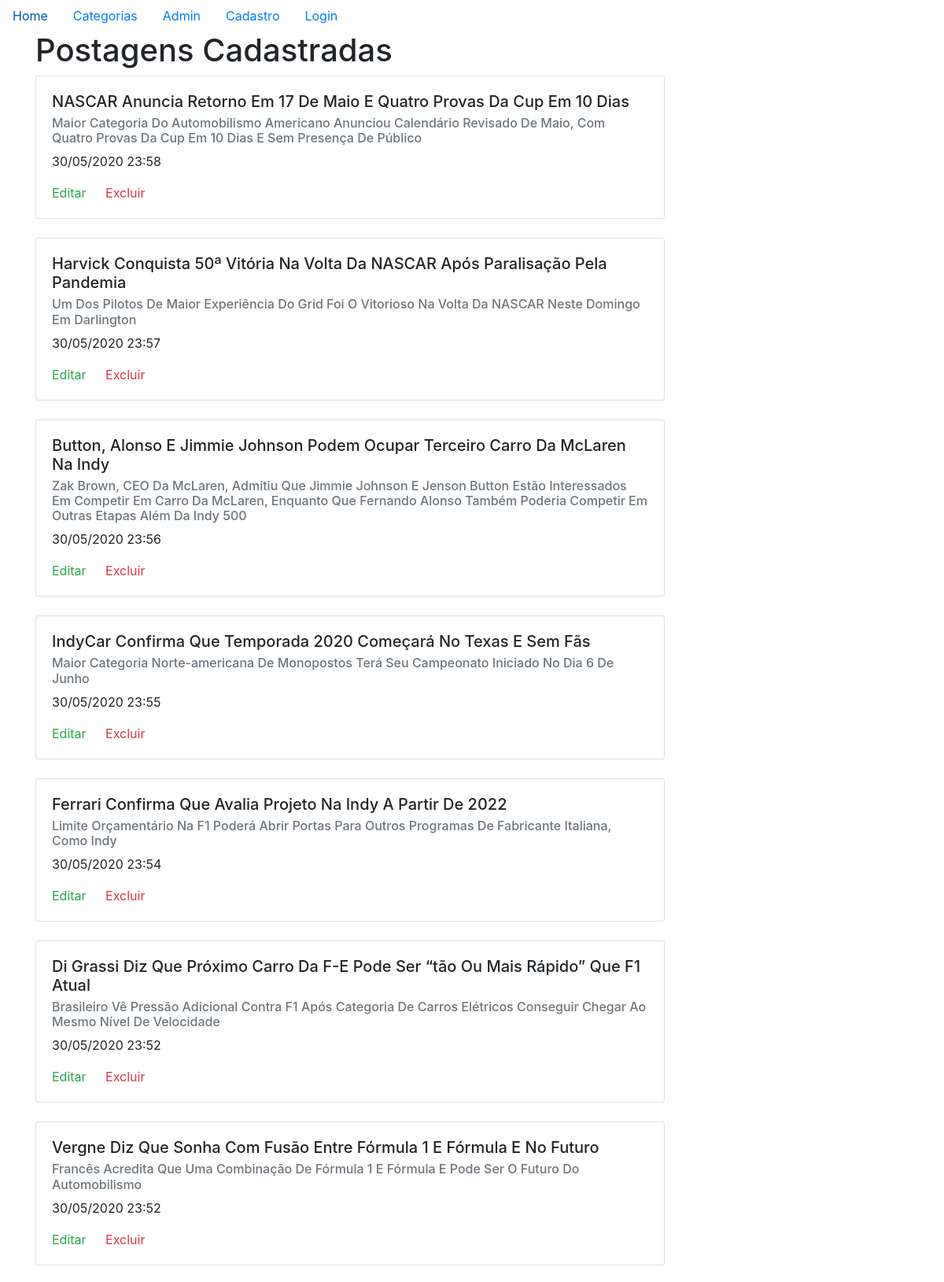
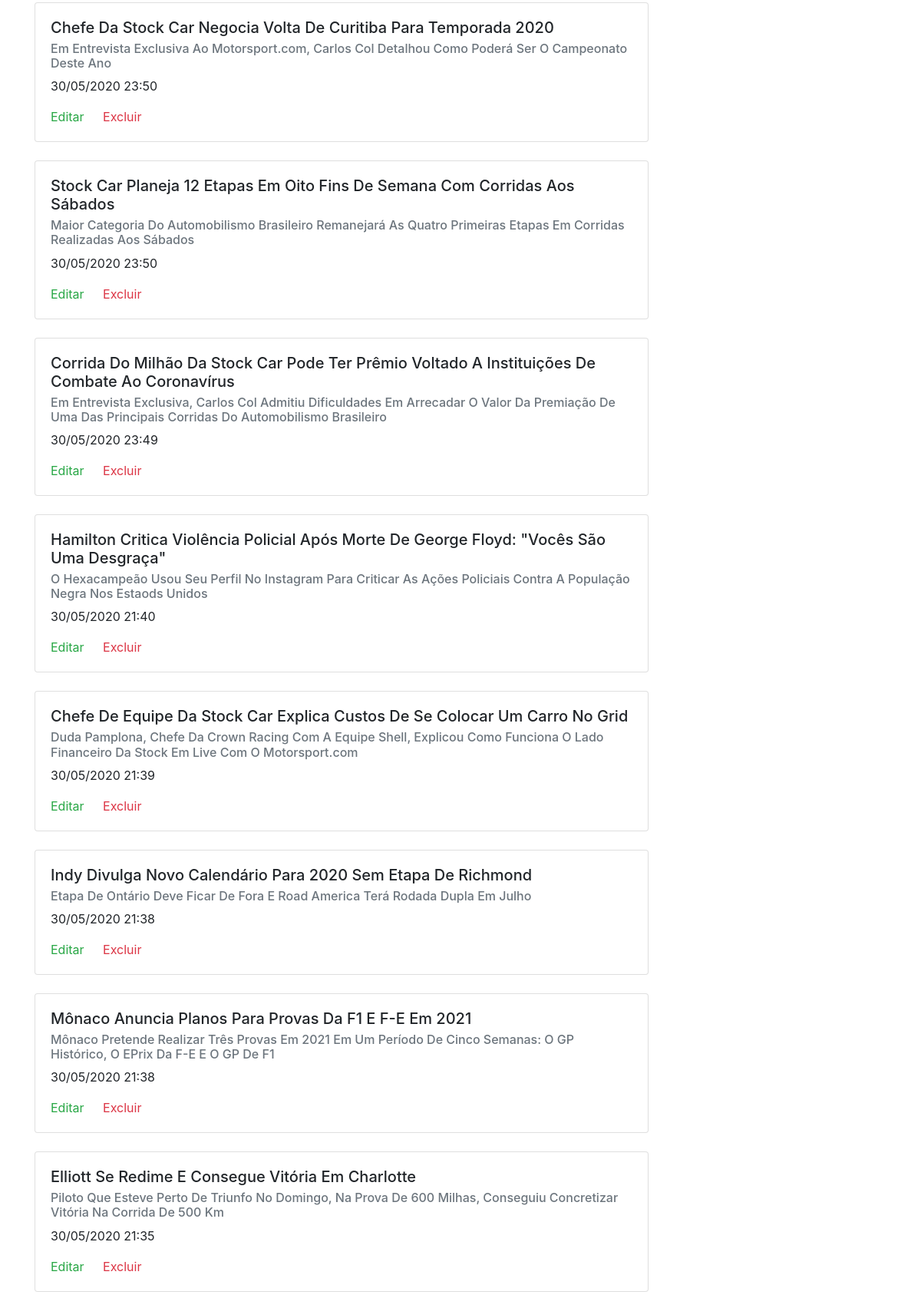
The app's page /?page=postagens (upper part) with its own data (2 pictures, top to bottom).
### tables this page shows
CREATE TABLE IF NOT EXISTS `postagens` (
  `id` int(11) NOT NULL AUTO_INCREMENT,
  `titulo` varchar(250) NOT NULL,
  `descricao` varchar(250) NOT NULL,
  `categoria` varchar(250) DEFAULT NULL,
  `noticia` text,
  `data_post` datetime DEFAULT CURRENT_TIMESTAMP,
  PRIMARY KEY (`id`)
);

### classes/Conexao.php (called while the page is built)
<?php
class Conexao{
    private static $pdo;
    public static function pdo(){
        if(!isset(self::$pdo)){
            self::$pdo = new PDO("mysql:host=localhost;dbname=blogautosports;charset=utf8", "root", "");
        }
        return self::$pdo;
    }
}

### classes/Postagem.php (called while the page is built, shortened)
<?php
class Postagem{
    public function read(){
        $sql = "SELECT * FROM postagens ORDER BY data_post DESC";
        $stmt = Conexao::pdo()->prepare($sql);
        $stmt->execute();
        if($stmt->rowCount() > 0){
            return $stmt->fetchAll();
        }
    }
}

### pages/postagens.php (the view)
<?php
$postagem = new Postagem();
$dados = $postagem->read();
?>
<h1>Postagens Cadastradas</h1>
<?php
foreach($dados as $dado):
?>
<div class="card mb-4" style="width: 50rem;">
  <div class="card-body">
    <h5 class="card-title"><?= $dado['titulo'];?></h5>
    <h6 class="card-subtitle mb-2 text-muted"><?= $dado['descricao'];?></h6>
    <p class="card-text"><?= date("d/m/Y H:i", strtotime($dado['data_post']));?></p>
    <a href="?page=editar&id=<?= $dado['id'];?>" class="card-link text-success">Editar</a>
    <a href="actions/delete.php?id=<?= $dado['id'];?>" class="card-link text-danger">Excluir</a>
  </div>
</div>
<?php endforeach; ?>

### records on screen
postagens: titulo "NASCAR Anuncia Retorno Em 17 De Maio E Quatro Provas Da Cup Em 10 Dias", descricao "Maior Categoria Do Automobilismo Americano Anunciou Calendário Revisado De Maio, Com Quatro Provas Da Cup Em 10 Dias E Sem Presença De Público", data_post "30/05/2020 23:58"
postagens: titulo "Harvick Conquista 50ª Vitória Na Volta Da NASCAR Após Paralisação Pela Pandemia", descricao "Um Dos Pilotos De Maior Experiência Do Grid Foi O Vitorioso Na Volta Da NASCAR Neste Domingo Em Darlington", data_post "30/05/2020 23:57"
postagens: titulo "Button, Alonso E Jimmie Johnson Podem Ocupar Terceiro Carro Da McLaren Na Indy", descricao "Zak Brown, CEO Da McLaren, Admitiu Que Jimmie Johnson E Jenson Button Estão Interessados Em Competir Em Carro Da McLaren, Enquanto Que Fernando Alonso Também Poderia Competir Em Outras Etapas Além Da Indy 500", data_post "30/05/2020 23:56"
postagens: titulo "IndyCar Confirma Que Temporada 2020 Começará No Texas E Sem Fãs", descricao "Maior Categoria Norte-americana De Monopostos Terá Seu Campeonato Iniciado No Dia 6 De Junho", data_post "30/05/2020 23:55"
postagens: titulo "Ferrari Confirma Que Avalia Projeto Na Indy A Partir De 2022", descricao "Limite Orçamentário Na F1 Poderá Abrir Portas Para Outros Programas De Fabricante Italiana, Como Indy", data_post "30/05/2020 23:54"
postagens: titulo "Di Grassi Diz Que Próximo Carro Da F-E Pode Ser “tão Ou Mais Rápido” Que F1 Atual", descricao "Brasileiro Vê Pressão Adicional Contra F1 Após Categoria De Carros Elétricos Conseguir Chegar Ao Mesmo Nível De Velocidade", data_post "30/05/2020 23:52"
postagens: titulo "Vergne Diz Que Sonha Com Fusão Entre Fórmula 1 E Fórmula E No Futuro", descricao "Francês Acredita Que Uma Combinação De Fórmula 1 E Fórmula E Pode Ser O Futuro Do Automobilismo", data_post "30/05/2020 23:52"
postagens: titulo "Chefe Da Stock Car Negocia Volta De Curitiba Para Temporada 2020", descricao "Em Entrevista Exclusiva Ao Motorsport.com, Carlos Col Detalhou Como Poderá Ser O Campeonato Deste Ano", data_post "30/05/2020 23:50"
postagens: titulo "Stock Car Planeja 12 Etapas Em Oito Fins De Semana Com Corridas Aos Sábados", descricao "Maior Categoria Do Automobilismo Brasileiro Remanejará As Quatro Primeiras Etapas Em Corridas Realizadas Aos Sábados", data_post "30/05/2020 23:50"
postagens: titulo "Corrida Do Milhão Da Stock Car Pode Ter Prêmio Voltado A Instituições De Combate Ao Coronavírus", descricao "Em Entrevista Exclusiva, Carlos Col Admitiu Dificuldades Em Arrecadar O Valor Da Premiação De Uma Das Principais Corridas Do Automobilismo Brasileiro", data_post "30/05/2020 23:49"
postagens: titulo "Hamilton Critica Violência Policial Após Morte De George Floyd: \"Vocês São Uma Desgraça\"", descricao "O Hexacampeão Usou Seu Perfil No Instagram Para Criticar As Ações Policiais Contra A População Negra Nos Estaods Unidos", data_post "30/05/2020 21:40"
postagens: titulo "Chefe De Equipe Da Stock Car Explica Custos De Se Colocar Um Carro No Grid", descricao "Duda Pamplona, Chefe Da Crown Racing Com A Equipe Shell, Explicou Como Funciona O Lado Financeiro Da Stock Em Live Com O Motorsport.com", data_post "30/05/2020 21:39"
postagens: titulo "Indy Divulga Novo Calendário Para 2020 Sem Etapa De Richmond", descricao "Etapa De Ontário Deve Ficar De Fora E Road America Terá Rodada Dupla Em Julho", data_post "30/05/2020 21:38"
postagens: titulo "Mônaco Anuncia Planos Para Provas Da F1 E F-E Em 2021", descricao "Mônaco Pretende Realizar Três Provas Em 2021 Em Um Período De Cinco Semanas: O GP Histórico, O EPrix Da F-E E O GP De F1", data_post "30/05/2020 21:38"
postagens: titulo "Elliott Se Redime E Consegue Vitória Em Charlotte", descricao "Piloto Que Esteve Perto De Triunfo No Domingo, Na Prova De 600 Milhas, Conseguiu Concretizar Vitória Na Corrida De 500 Km", data_post "30/05/2020 21:35"
